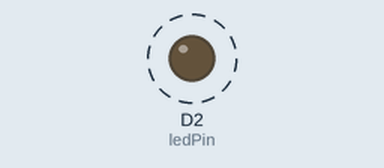
Recording of a sketch running on a simulated ESP8266 (NodeMCU). Parts: output pins drawn as LEDs (lit = HIGH). Dashed ring = blinking. WiFi joins after 1.5 s; servers stay silent unless stated; what the sketch prints to the serial monitor is not drawn.

Above: at 2.3 s.
Timing chart, 0 to 6.4 s (numbered marks = the images above):
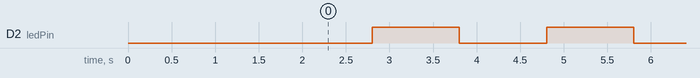

The sketch:

control_LED.ino
```cpp
#define BLYNK_TEMPLATE_ID "TMPL6pQj2av3n"
#define BLYNK_TEMPLATE_NAME "LED Control"
#define BLYNK_AUTH_TOKEN "qkd_gZFmrQVKX7j57RBXzh5Z2fyweLpV"

/* Comment this out to disable prints and save space */
#define BLYNK_PRINT Serial

#include <ESP8266WiFi.h>
#include <BlynkSimpleEsp8266.h>

// Your WiFi credentials.
// Set password to "" for open networks.
char ssid[] = "SC_iPhone";
char pass[] = "asdfghjkl";

WidgetLED led1(V0);
BlynkTimer timer;

const int ledPin = D2; // LED connected to digital pin D2

// V1 LED Widget is blinking
void blinkLedWidget()
{
  if (led1.getValue()) {
    led1.off();
    digitalWrite(ledPin, LOW); // Turn off the physical LED
    Serial.println("LED on V1: off");
  } else {
    led1.on();
    digitalWrite(ledPin, HIGH); // Turn on the physical LED
    Serial.println("LED on V1: on");
  }
}

void setup()
{
  // Debug console
  Serial.begin(115200);

  // Set the ledPin as an output
  pinMode(ledPin, OUTPUT);
  digitalWrite(ledPin, LOW); // Ensure the LED is off initially

  Blynk.begin(BLYNK_AUTH_TOKEN, ssid, pass);
  // You can also specify server:
  // Blynk.begin(BLYNK_AUTH_TOKEN, ssid, pass, "blynk.cloud", 80);
  // Blynk.begin(BLYNK_AUTH_TOKEN, ssid, pass, IPAddress(192,168,1,100), 8080);

  timer.setInterval(1000L, blinkLedWidget);
}

void loop()
{
  Blynk.run();
  timer.run();
}
```

Measured:
- by itself, D2 (ledPin): alternates HIGH for 1.0 s and LOW for 1.0 s
